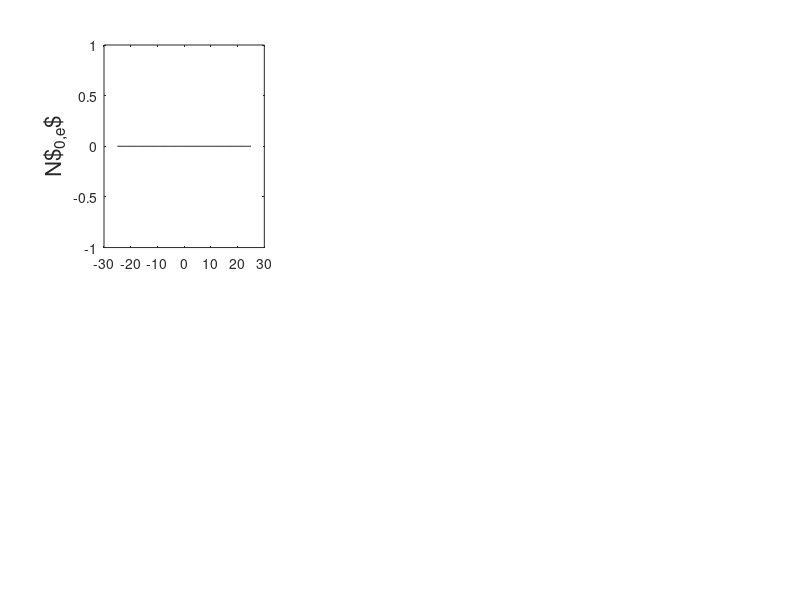

This figure's MATLAB source: (Note: this script raises an error after producing the figure.)
%----------------------------------------%
% main script for 1D DVE loop            %
% rlbarnett c3149416 061117              %
%----------------------------------------%

%--
% constants
mu0 = 4.0*pi*1.0e-7;
eps0 = 8.85e-12;
c0 = 1.0/sqrt(eps0*mu0);

%--
% magnetic field (tesla)
B0 = 2.6;

%--
% driver freq
freq = 51.0e6;
om = 2.0*pi*freq;
k0 = om/c0;
wavel0 = (2*pi)/k0;

%--
% define wavenumbers ky and kz (/m); use values given in van eester section IV?? No
% others mentioned
ky = 0.0;
kz = 0.0;

%--
% "common local derivatives for N0, v||^2, static potential and
% ponderomotive potential" 
lamby = 0.0;
lambz = 0.0;

%--
% spatial domain
npts = 256;
xmin = -25.0;
xmax = 25.0;
dx = (xmax - xmin)/(npts - 1);
% npts = ((xmax - xmin)/dx);
xax = linspace(xmin, xmax, npts);
% xax = xmin:dx:xmax;
% dx = (xmax - xmin)/(npts - 1);

%--
% background density -- set to zero for vacuum case
Nmax = 0.0;%5.0e17;
N0 = Nmax*ones(1,npts);

%--
% initialise perturbed density as zero
N1 = zeros(1,npts);
N1e = N1;
N1i = N1;

%--
% initialise perturbed velocity as zero
v1 = zeros(1,npts);
v1e = v1;
v1i = v1;

%--
% electron constants
e = -1.6022e-19;
me = 9.11e-31*ones(1,npts);

% pd1 = makedist('HalfNormal','sigma',0.005);
np_bound = floor(0.05*npts);
% ax = linspace(0,0.04,np_bound);
% pdf1 = pdf(pd1,ax);
% pdf1 = pdf1/max(pdf1);
ax = linspace(0,pi/2,np_bound);
test = cos(ax);
damp = 0.0;%max(me)*test;

me(1:np_bound) = me(1:np_bound) + 1i*damp;
me(end-(np_bound-1):end) = me(end-(np_bound-1):end) + 1i*fliplr(damp);

%--
% temperature
T_ev = 15.0;

%--
% thermal velocity
vt = sqrt((T_ev*abs(e)) ./ me);

%--
% ion constants (95% D, 5% H)
qd = abs(e);
mp = 1.67e-27;
md = 2.0*mp*ones(1,npts);
md(1:np_bound) = md(1:np_bound) + 1i*damp;
md(end-(np_bound-1):end) = md(end-(np_bound-1):end) + 1i*fliplr(damp);

qh = abs(e);
mh = mp*ones(1,npts);
mh(1:np_bound) = mh(1:np_bound) + 1i*damp;
mh(end-(np_bound-1):end) = mh(end-(np_bound-1):end) + 1i*fliplr(damp);

%-- 
% cyclotron frequencies
om_ce = e*B0./me;
om_cd = qd*B0./md;
om_ch = qh*B0./mh;

%--
% rotation matrix
alpha = 0.5;
beta = 0.5;

r11 = cos(beta)*cos(alpha);
r12 = cos(beta)*sin(alpha);
r13 = -sin(beta);
r21 = -sin(alpha);
r22 = cos(alpha);
r23 = 0.0;
r31 = sin(beta)*cos(alpha);
r32 = sin(beta)*sin(alpha);
r33 = cos(beta);

rot = [[r11, r12, r13]
     [r21, r22, r23]
     [r31, r32, r33]];
 
e_para = rot(3,:);
Bvec = B0*e_para;

%--
% electron calcs; density, plasma frequency 
N0e = 1.0*N0;
om_pe = sqrt(N0e*e^2./(me*eps0));

%--
% ion calcs (95% D, 5% H); density, plasma frequency
N0d = 0.95*N0;
om_pd = sqrt(N0d*qd^2./(md*eps0));
N0h = 0.05*N0;
om_ph = sqrt(N0h*qh^2./(mh*eps0));
N0i = N0h + N0d;

nmax = 10;

%%

% for iter=1:nmax
    
%     tic

%--
% plot electron densities
figure(1);
set(gcf,'Position',[0   536   824   419])
% suptitle(['Iteration ' num2str(iter)])

subplot(2,3,1)
plot(xax,N0e,'k')
ylabel('N$_{0,e}$','Fontsize',16)
ytickformat('%.2f')

subplot(2,3,2)
plot(xax,N1e,'k')
ylabel('N$_{1,e}$','Fontsize',16)
ytickformat('%.2f')

hold on

%--
% poisson solve for static potential -- solution (output) "static_pot"

poisson_sol;%(Ne, Nh, Nd, lamby, lambz, e, eps0, dx, npts);

%--
% plot static potential
subplot(2,3,3)
plot(xax,static_pot,'r')
ylabel('$\phi$ (V)','Fontsize',16)
ytickformat('%.2f')

%--
% static electric field calculation -- solution (output) "static_e(x,y,z)"

static_e;

%--
% plot static electric field solutions
subplot(2,3,4)
plot(xax,static_ex,'k')
ylabel('E$_{0,ex}$','Fontsize',16)
ytickformat('%.2f')

subplot(2,3,5)
plot(xax,static_ey,'k')
ylabel('E$_{0,ey}$','Fontsize',16)
ytickformat('%.2f')

subplot(2,3,6)
plot(xax,static_ez,'k')
ylabel('E$_{0,ez}$','Fontsize',16)
ytickformat('%.2f')

hold off
drawnow

%--
% wave solver to find rf electric field -- solution (output) "rf_e(x,y,z)"

wave_sol;

%--
% call dispersion relation script
dispersion;

%%

%--
% plot rf wave solutions
figure(2);
set(gcf,'Position',[859   536   824   419])
% suptitle(['Iteration ' num2str(iter)])

subplot(3,3,1)
plot(xax,real(rf_ex),'k')
hold on
plot(xax,imag(rf_ex),'--b')
legend('Re[Ex]', 'Im[Ex]', 'Location', 'northwest') 
ylabel('E$_{1,ex}$','Fontsize',16)
ytickformat('%.2f')

subplot(3,3,2)
plot(xax,real(rf_ey),'k')
hold on
plot(xax,imag(rf_ey),'--b')
ylabel('E$_{1,ey}$','Fontsize',16)
ytickformat('%.2f')

subplot(3,3,3)
plot(xax,real(rf_ez),'k')
hold on
plot(xax,imag(rf_ez),'--b')
ylabel('E$_{1,ez}$','Fontsize',16)
ytickformat('%.2f')

hold on

%--
% ponderomotive acceleration calculation -- solution (output)
% "a_pond(x,y,z)"

a_pond;

%--
% plot ponderomotive potential and accelerations
subplot(3,3,4)
plot(xax,pond_pote,'r')
ylabel('$\Theta$','Fontsize',16)
ytickformat('%.2f')

subplot(3,3,7)
plot(xax,a_pondex,'k')
ylabel('$(-\nabla\Theta)_x$','Fontsize',16)
ytickformat('%.2f')

subplot(3,3,8)
plot(xax,a_pondey,'k')
ylabel('$(-\nabla\Theta)_y$','Fontsize',16)
ytickformat('%.2f')

subplot(3,3,9)
plot(xax,a_pondez,'k')
ylabel('$(-\nabla\Theta)_z$','Fontsize',16)
ytickformat('%.2f')

hold off
drawnow

%--
% pressure term -- solution (output) "press(x,y,z)"

pressure;

%--
% plot pressures
figure(3);
set(gcf,'Position',[6    60   824   419])
% suptitle(['Iteration ' num2str(iter)])

subplot(3,3,1)
plot(xax,pressex,'k')
ylabel('$(\nabla N_0/N_0)_x$','Fontsize',16)
ytickformat('%.2f')

subplot(3,3,2)
plot(xax,pressey,'k')
ylabel('$(\nabla N_0/N_0)_y$','Fontsize',16)
ytickformat('%.2f')

subplot(3,3,3)
plot(xax,pressez,'k')
ylabel('$(\nabla N_0/N_0)_z$','Fontsize',16)
ytickformat('%.2f')

hold on

%--
% calculate perpendicular drift velocities analytically -- solution
% (output) "v_perp(1,2)"

v_drift;


%--
% calculate perturbed velocity

fastv_update;

%--
% plot perpendicular drift velocities
subplot(3,3,4)
plot(xax,vd_perp1e,'k')
ylabel('v$_{e\perp,1}$','Fontsize',16)
ytickformat('%.2f')

subplot(3,3,5)
plot(xax,vd_perp2e,'k')
ylabel('v$_{e\perp,2e}$','Fontsize',16)
ytickformat('%.2f')

%--
% solve equation 23 (DVE 2015): slow time scale continuity equation yielding v
% parallel -- solution (output)

cont_slow;

%--
% plot parallel drift velocity and perturbed velocity
subplot(3,3,6)
plot(xax,v_parae,'k')
ylabel('v$_{e\parallel}$','Fontsize',16)
ytickformat('%.2f')

subplot(3,3,7)
plot(xax,v1e(1,:),'r')
hold on
plot(xax,v1e(2,:))
plot(xax,v1e(3,:))
ylabel('v$_{1,e}$','Fontsize',16)
legend('$v1_{e,x}$','$v1_{e,y}$','$v1_{e,z}$')
ytickformat('%.2f')
hold off

hold off
drawnow

%--
% solve equation 24 (DVE 2015): slow time scale parallel equation of motion yielding log(N0) 
% -- solution (output)

% eqofmot_slow;


%--
% solve equation 25 (DVE 2015): fast time scale continuity equation
% yielding the perturbed density 

% cont_fast;

%     toc
    
%     end



